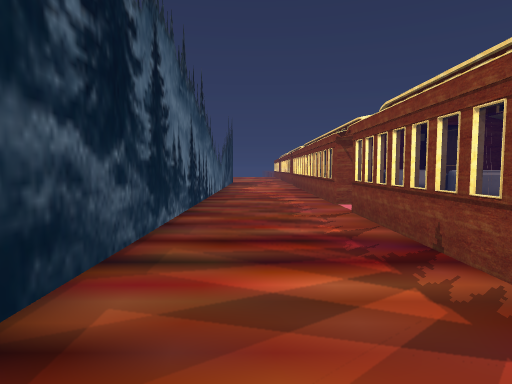
view 1 (above)

13 first-person views from a walk through a 3-D level made in the Unity game engine. The camera is 1.2 m above the floor, tilts 4° down and sees 75° across. The floor is counted in squares, 1 m on a side. Each view is taken from the middle of a square. On the plan, view 1 faces up. The plan holds only what a view shows up to about 14 squares ahead; the rest is blank. The place goes on beyond the plan. The player is left out. Some animated figures are left out. Door leaves are left out, so doorways stand open. Some surface patterns are stand-ins.

view 2
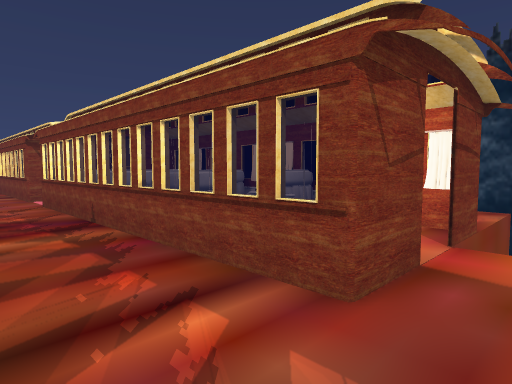

view 3
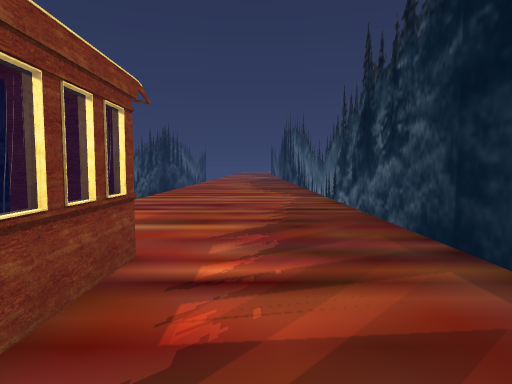

view 4
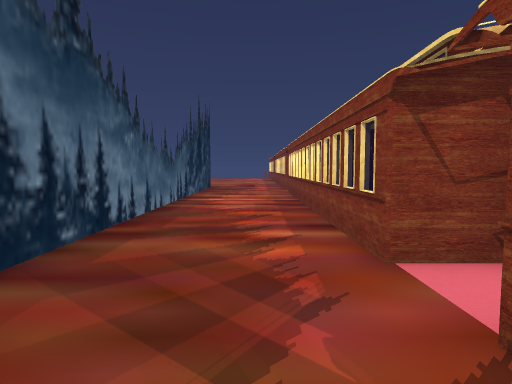

view 5
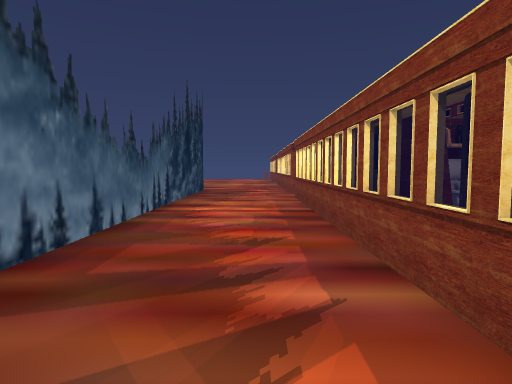

view 6
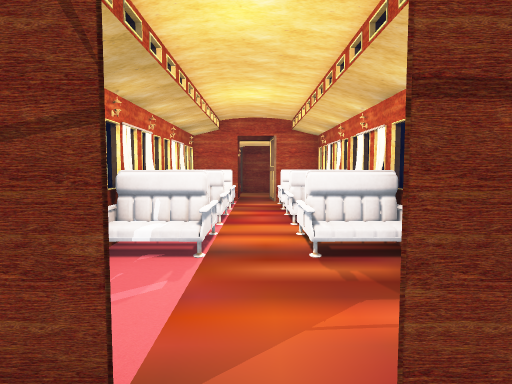

view 7
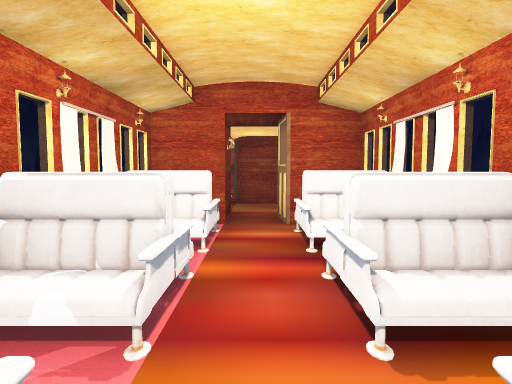

view 8
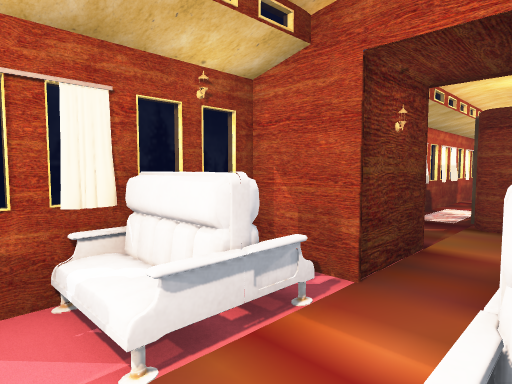

view 9
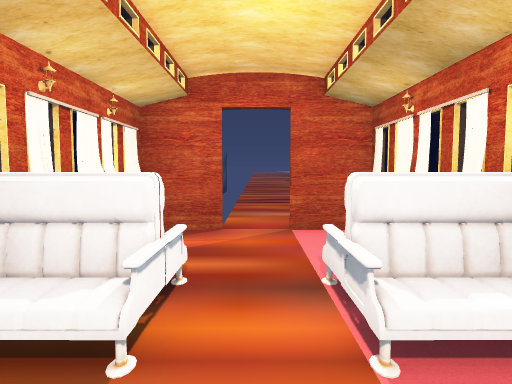

view 10
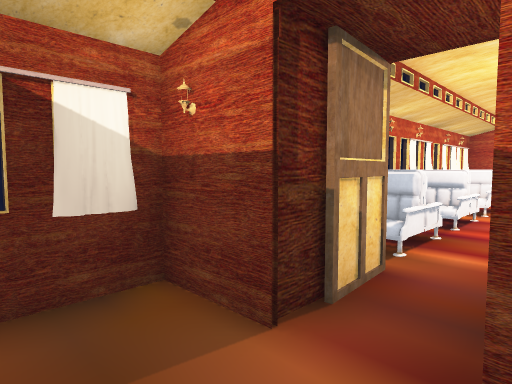

view 11
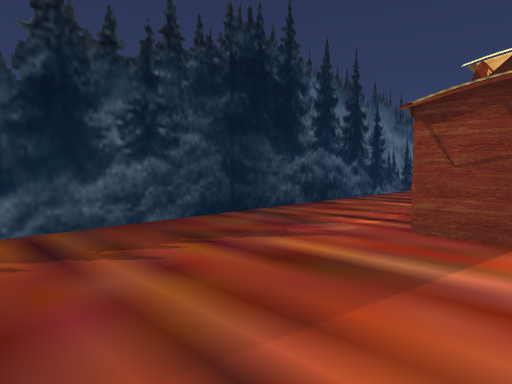

view 12
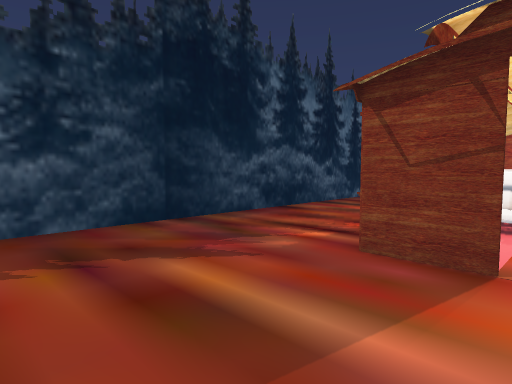

view 13
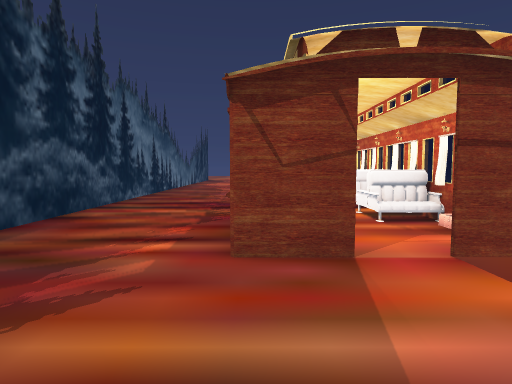

### Floor plan
Ten units are one square. View 1 is at (0, 0); x grows to the right and y downward. Boxes are objects, and circles mark ways between rooms. Rooms are numbered by the first view taken in them; rooms with no view inside come last. Other rooms are left out.
<svg viewBox="-25 -230 102 330">
<path fill="none" stroke="#000" d="M28 -65 28 -54M44 -92 28 -92 28 -74M72 -34 72 -69M44 -111 26 -111 26 -225M44 16 26 16 26 -93M72 -92 57 -92M-20 -225 -20 95M56 15 72 15 72 -34M28 -45 28 15 44 15M55 -112 65 -112M72 -115 72 -126M57 -92 56 -106"/>
<rect x="25" y="-55" width="20" height="10" fill="#bbb"><title>other object</title></rect>
<rect x="35" y="-75" width="10" height="10" fill="#bbb"><title>other object</title></rect>
<rect x="35" y="-85" width="10" height="10" fill="#bbb"><title>other object</title></rect>
<rect x="35" y="-105" width="10" height="10" fill="#bbb"><title>other object</title></rect>
<rect x="55" y="-55" width="10" height="10" fill="#bbb"><title>other object</title></rect>
<rect x="55" y="-75" width="10" height="10" fill="#bbb"><title>other object</title></rect>
<rect x="55" y="-85" width="10" height="10" fill="#bbb"><title>other object</title></rect>
<rect x="35" y="-25" width="10" height="10" fill="#bbb"><title>other object</title></rect>
<rect x="55" y="-25" width="10" height="10" fill="#bbb"><title>other object</title></rect>
<rect x="45" y="-165" width="10" height="20" fill="#bbb"><title>other object</title></rect>
<circle cx="50" cy="-35" r="3" fill="#2a7"/>
<circle cx="50" cy="15" r="3" fill="#2a7"/>
<circle cx="35" cy="-100" r="3" fill="#2a7"/>
<circle cx="50" cy="-90" r="3" fill="#2a7"/>
<circle cx="50" cy="-110" r="3" fill="#2a7"/>
<text x="10" y="-50">1</text>
<text x="50" y="-10">2</text>
<text x="50" y="-140">3</text>
<text x="50" y="-110">4</text>
</svg>
Room 1 opens to room 2. Room 1 opens to room 4. Room 3 opens to room 4.

Where each view was taken, in squares from view 1:
view 1: 0 up, 0 right, facing up
view 2: 3 down, 0 right, facing up-right
view 3: 3 up, 1 right, facing down
view 4: 7 up, 1 right, facing up
view 5: 10 up, 1 right, facing up
view 6: 3 down, 5 right, facing up
view 7: 2 up, 5 right, facing up
view 8: 6 up, 6 right, facing up-left
view 9: 5 up, 5 right, facing down
view 10: 13 up, 4 right, facing down-right
view 11: 8 down, 5 right, facing up-left
view 12: 6 down, 5 right, facing up-left
view 13: 6 down, 3 right, facing up
